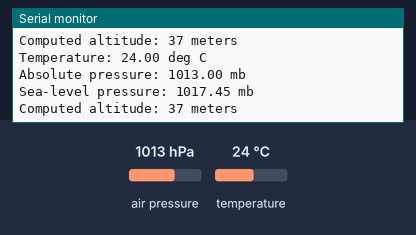
The sketch below on a simulated Arduino Uno, built with avr-gcc and run on an emulated ATmega328P. On the bench: the last lines printed to the serial monitor. Inputs (shaded band) come from the test bench; at power-on: air pressure 1013 hPa, temperature 24 °C.

Above: at 5.8 s.
5.9 s: air pressure set to 952 hPa
At 11.2 s:
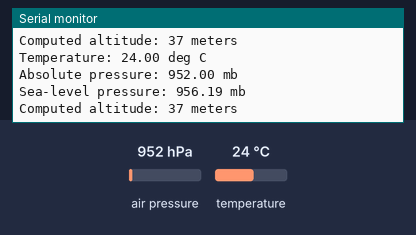
11.9 s: temperature set to 12 °C
17.9 s: air pressure set to 975 hPa
At 21.3 s:
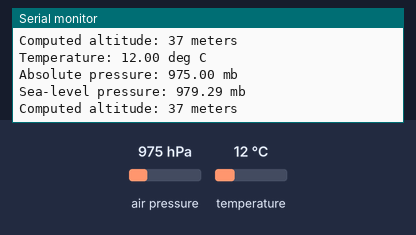
Timing chart, 0 to 22.8 s (numbered marks = the images above; inputs shaded):
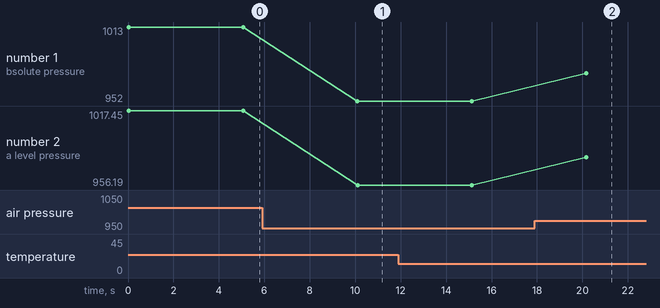

Measured:
- after the input at 5.9 s, the serial monitor: prints a new line after 4.2 s (image 1)
- after the input at 17.9 s, the serial monitor: prints a new line after 2.3 s (image 2)
- plotted number 1: 1013 → 952 after the input at 5.9 s, 952 → 975 after the input at 17.9 s
- plotted number 2: 1017.45 → 956.19 after the input at 5.9 s, 956.19 → 979.29 after the input at 17.9 s

The sketch:

ex08nano_i2c_task1.ino
```cpp
#define BAUDRATE 115200
#include <SFE_BMP180.h>
#include <Wire.h>

#define ALTITUDE 37.0 // altitude of Bydgoszcz, in meters

SFE_BMP180 bmp180;
char status;
double temp,pressure,p0,a;

void setup() {
  Serial.begin(BAUDRATE);
  Serial.println("Sensor init");
  if (bmp180.begin())
    Serial.println("BMP180 init success");
   else {
    Serial.println("BMP180 init failure");
    while(1); }
}

void loop() {
/*
1. You must first get a temperature measurement to perform a pressure reading.
2. Start a temperature measurement:
 If request is successful, the number of ms to wait is returned.
 If request is unsuccessful, 0 is returned.
*/
  status = bmp180.startTemperature();
  if (status != 0) {
   delay(status);

//3. Function returns 1 if successful, 0 if failure

   status = bmp180.getTemperature(temp);
   if (status != 0)     {
    Serial.print("Temperature: ");
    Serial.print(temp,2);
    Serial.println(" deg C");

//4. Start a pressure measurement:
// The parameter is the oversampling setting, from 0 to 3 (highest res, longest wait).
// If request is successful, the number of ms to wait is returned.
// If request is unsuccessful, 0 is returned.
    status = bmp180.startPressure(3);
     if (status != 0) {
      delay(status);

//5. Retrieve the completed pressure measurement:
// The function requires the previous temperature measurement (T).
// (If temperature is stable, you can do one temperature measurement for a number of pressure measurements.)
// Function returns 1 if successful, 0 if failure.

      status = bmp180.getPressure(pressure,temp);
      if (status != 0) {
       Serial.print("Absolute pressure: ");
       Serial.print(pressure,2);
       Serial.println(" mb");

//6. The pressure sensor returns abolute pressure, which varies with altitude.
// To remove the effects of altitude, use the sealevel function and your current altitude.
// This number is commonly used in weather reports.
// Parameters: P = absolute pressure in mb, ALTITUDE = current altitude in m.
// Result: p0 = sea-level compensated pressure in mb

       p0 = bmp180.sealevel(pressure,ALTITUDE);
       Serial.print("Sea-level pressure: ");
       Serial.print(p0,2);
       Serial.println(" mb");

//7. If you want to determine your altitude from the pressure reading,

       a = bmp180.altitude(pressure,p0);
       Serial.print("Computed altitude: ");
       Serial.print(a,0);
       Serial.println(" meters");
        }
        else Serial.println("error retrieving pressure measurement\n");
      }
      else Serial.println("error starting pressure measurement\n");
    }
    else Serial.println("error retrieving temperature measurement\n");
  }
  else Serial.println("error starting temperature measurement\n");
  delay(5000);
}
```
